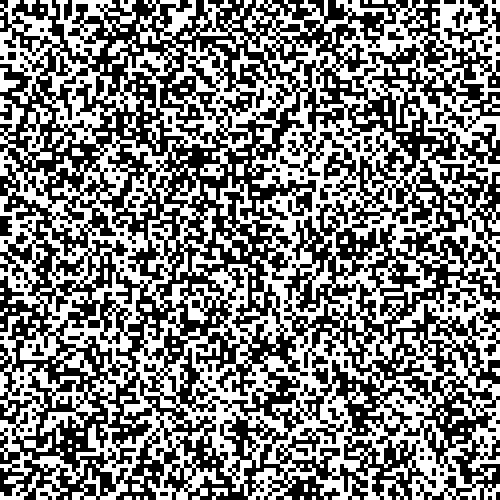
Frame 1 (no input)
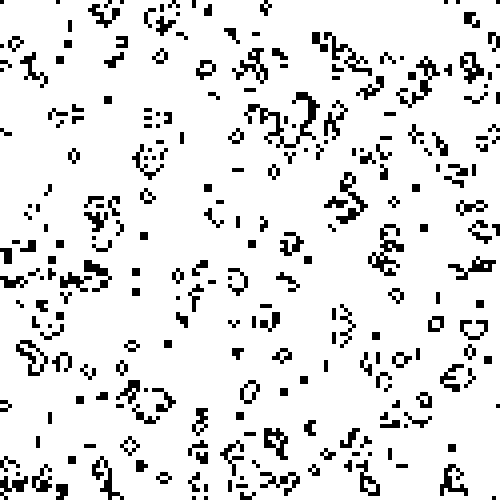
Frame 60 (the mouse pressed at the canvas centre just before this capture)
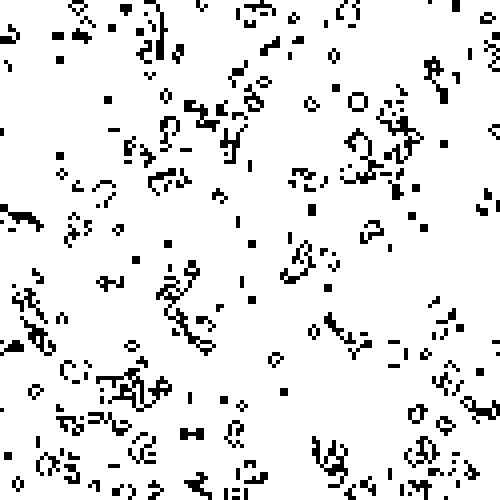
Frame 120 (the mouse held since frame 60 and released just before this capture)

The Processing sketch that drew these frames (run headless with seeded random() and noise(); from frame 60 on, the mouse is pressed at the canvas centre):

// Processing sketch: GofL
// ── GofL.pde
int[][] grid;
int[][] nextGrid;
int cols;
int rows;
float res = 4;
//float tile_width, tile_height;

void copyGrid() {
  for (int i = 0; i < grid.length; i += 1) {
    for (int j = 0; j < grid[i].length; j += 1) {
      grid[i][j] = nextGrid[i][j];
    }
  }
}


void setup() {
  size(500, 500);
  cols = floor(width / res);
  rows = floor(height / res);
  grid = new int[cols][rows];
  nextGrid = new int[cols][rows];
  frameRate(20);



  for (int i = 0; i < grid.length; i += 1) {
    for (int j = 0; j < grid[i].length; j += 1) {
      grid[i][j] = floor(random(2));
      //if (random(1) < 0.1) {
      //  grid[i][j] = 1;
      //} else {
      //  grid[i][j] = 0;
      //}

      nextGrid[i][j] = -1;
    }
  }
}

void draw() {
  background(250,0,0);
  //stroke(0);
  noStroke();

  for (int i = 0; i < grid.length; i += 1) {
    for (int j = 0; j < grid[i].length; j += 1) {
      int g = grid[i][j];
      float x = i * res;
      float y = j * res;
      if (g == 0) {
        fill(255);
      } else {
        fill(0);
      }

      rect(x, y, res, res);
    }
  }

  for (int i = 0; i < grid.length; i += 1) {
    for (int j = 0; j < grid[i].length; j += 1) {
      int g = grid[i][j];
      int neighbours = 0;
      for (int ii = -1; ii <= 1; ii += 1) {
        for (int jj = -1; jj <= 1; jj += 1) {

          if (ii == 0 && jj == 0) continue;

          int x = (i + ii + cols)%cols;
          int y = (j + jj + rows)%rows;



          //if (ii < 0 || jj < 0) continue;
          //if (ii > grid.length - 1 || jj > grid[i].length - 1) continue;
          int gg = grid[x][y];

          neighbours += gg;
        }
      }
      if (g == 0 && neighbours == 3) {
        nextGrid[i][j] = 1;
      } else if (g == 1 && (neighbours < 2 || neighbours > 3)) {
        nextGrid[i][j] = 0;
      } else {
        nextGrid[i][j] = g;
      }
    }
  }
  copyGrid();
}
